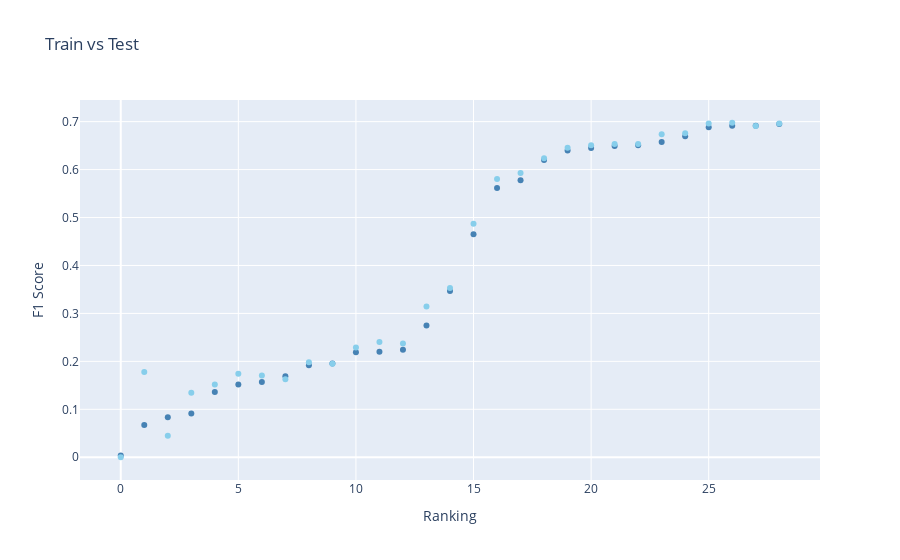

The code cell stored with this chart in its notebook:
### Code cell
fig_train_test(
    df_metrics_sorted,
    metric_title = 'F1 Score',
    train_col = 'train_model',
    test_col = 'f1 score')

### Figure 1 — Plotly figure (JSON) as saved in the notebook; plotly's stock layout.template omitted (floating-point values rounded to 4 significant figures)
{"data": [{"customdata": ["RF", "LGBM", "RF", "RF", "RF", "RF", "RF", "RF", "RF", "RF", "RF", "RF", "RF", "RF", "LGBM", "LGBM", "LGBM", "LGBM", "LGBM", "LGBM", "LGBM", "GBM", "GBM", "LGBM", "GBM", "LGBM", "LGBM", "LGBM", "LGBM"], "hovertemplate": "Ranking: %{x}<br>F1 Score (train): %{y:,.3f}<br>Model: %{customdata}", "marker": {"color": "#4682B4"}, "mode": "markers", "type": "scatter", "x": [0, 1, 2, 3, 4, 5, 6, 7, 8, 9, 10, 11, 12, 13, 14, 15, 16, 17, 18, 19, 20, 21, 22, 23, 24, 25, 26, 27, 28], "y": [0.003406, 0.0674, 0.08348, 0.0912, 0.1363, 0.1516, 0.1567, 0.169, 0.1917, 0.1957, 0.219, 0.2203, 0.2245, 0.2748, 0.347, 0.465, 0.5617, 0.5778, 0.62, 0.64, 0.6448, 0.6493, 0.6507, 0.6575, 0.6694, 0.6884, 0.6913, 0.6914, 0.6951]}, {"customdata": ["RF", "LGBM", "RF", "RF", "RF", "RF", "RF", "RF", "RF", "RF", "RF", "RF", "RF", "RF", "LGBM", "LGBM", "LGBM", "LGBM", "LGBM", "LGBM", "LGBM", "GBM", "GBM", "LGBM", "GBM", "LGBM", "LGBM", "LGBM", "LGBM"], "hovertemplate": "Ranking: %{x}<br>F1 Score (test): %{y:,.3f}<br>Model: %{customdata}", "marker": {"color": "#87CEEB"}, "mode": "markers", "type": "scatter", "x": [0, 1, 2, 3, 4, 5, 6, 7, 8, 9, 10, 11, 12, 13, 14, 15, 16, 17, 18, 19, 20, 21, 22, 23, 24, 25, 26, 27, 28], "y": [0, 0.1777, 0.04495, 0.1345, 0.1516, 0.1743, 0.1704, 0.1629, 0.198, 0.195, 0.2289, 0.2404, 0.2375, 0.3142, 0.3532, 0.487, 0.5805, 0.5928, 0.6237, 0.6455, 0.6505, 0.6535, 0.6536, 0.6737, 0.6757, 0.6962, 0.6977, 0.6911, 0.6961]}], "layout": {"showlegend": false, "title": {"text": "Train vs Test"}, "xaxis": {"title": {"text": "Ranking"}}, "yaxis": {"title": {"text": "F1 Score"}}}}
